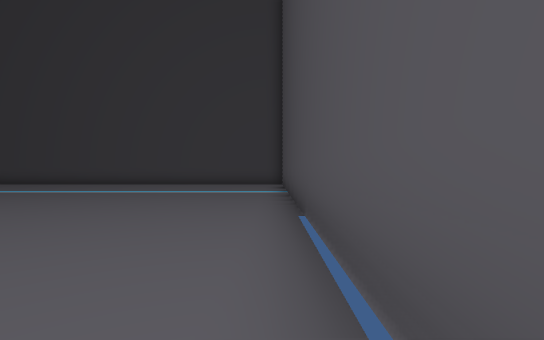
[1] (above)

16 first-person views from a walk through a scene from a Unity 3-D project. The camera is 1.4 m above the floor, looks level and sees 85° across. The floor is counted in squares, 2 m on a side. Each view is taken from the middle of a square. On the plan, view 1 faces up. The plan holds only what a view shows up to about 10 squares ahead; the rest is blank. The place goes on beyond the plan. The player is left out.

[2]
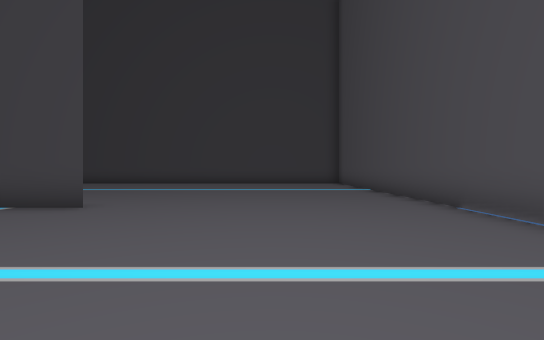

[3]
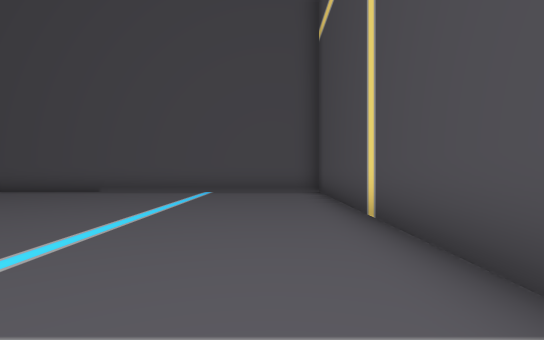

[4]
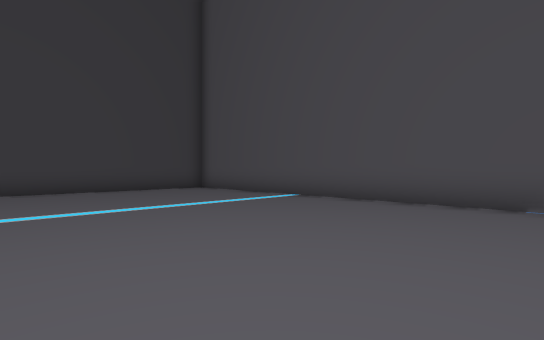

[5]
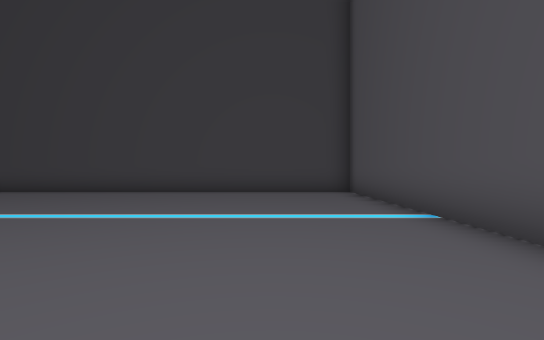

[6]
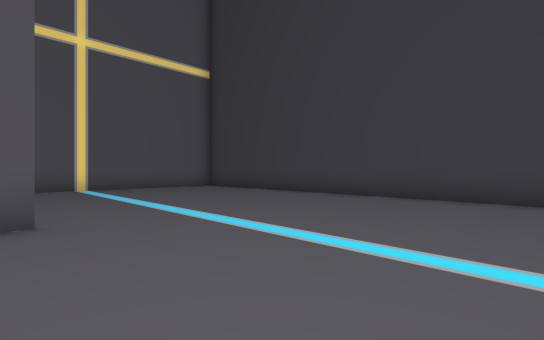

[7]
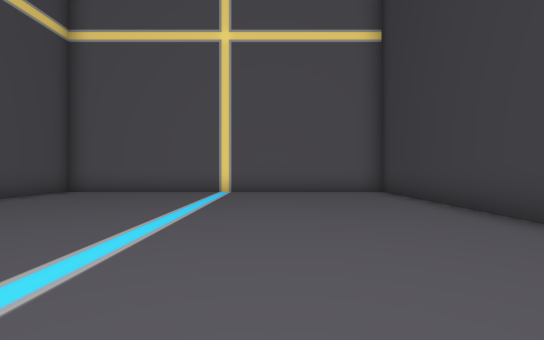

[8]
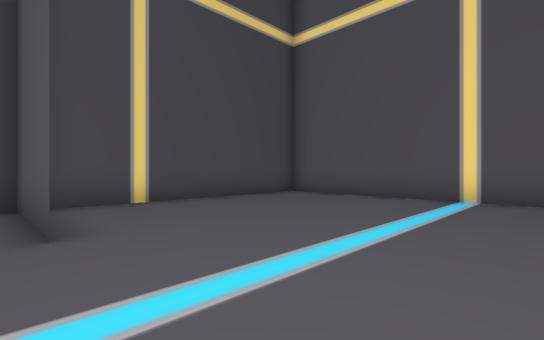

[9]
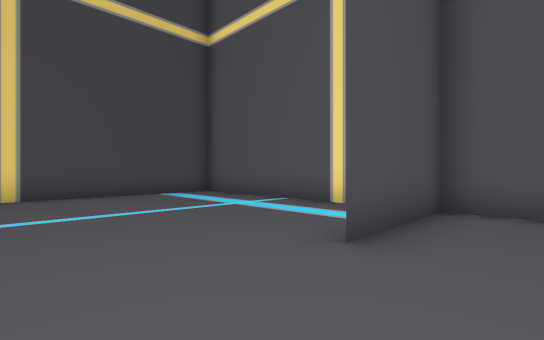

[10]
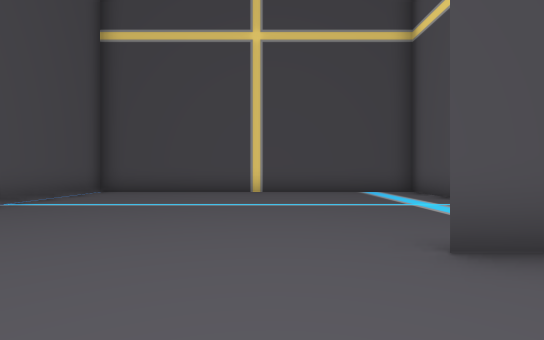

[11]
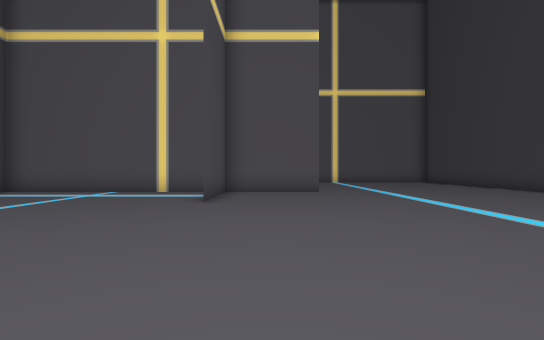

[12]
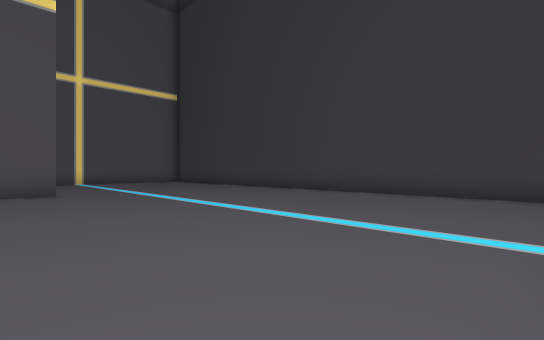

[13]
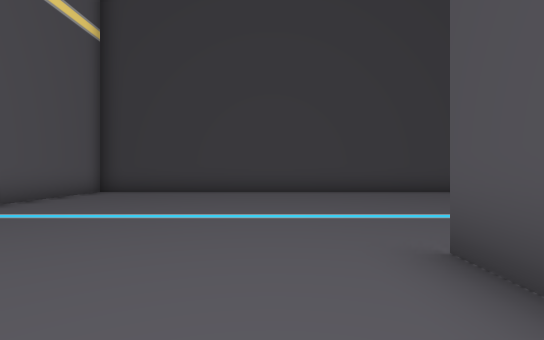

[14]
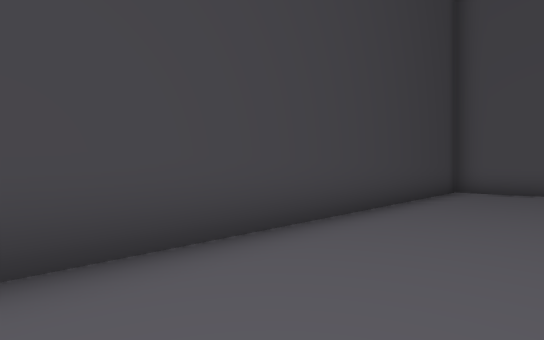

[15]
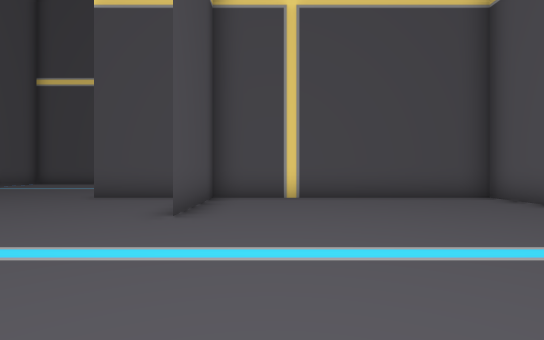

[16]
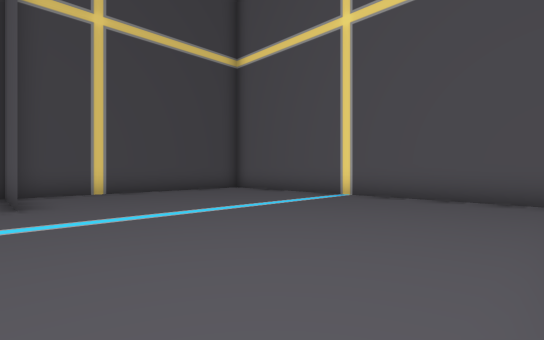

### Floor plan
Points are (right, up) in squares from view 1. A wall is a line through its corners. A room is listed if a view was taken in it or the views show most of it. See-through windows are left out.
Room 1 (views 1, 2, 3, 4, 5, 6, 7, 8, 9, 10, 11, 12, 13, 14, 15, 16)
walls: (-9.5, 4.5) (-9.5, 7.5) (-9.5, -2.5) (0.5, -2.5) (0.5, 14.5) (-16.5, 14.5) (-16.5, 4.5) (-6.5, 4.5) (-8.1, 4.5)

Positions as (right, up) in squares from view 1, and headings:
1: (0, 0), facing up
2: (-3, -1), facing up
3: (-9, -1), facing right
4: (-6, 4), facing up-right
5: (-2, 5), facing up
6: (-5, 7), facing up-left
7: (-7, 11), facing left
8: (-9, 11), facing down-left
9: (-4, 6), facing down-left
10: (-5, 7), facing down
11: (0, 6), facing left
12: (0, 6), facing up-left
13: (-11, 5), facing up
14: (-10, 12), facing up-right
15: (-11, 12), facing down
16: (-9, 14), facing down-left
